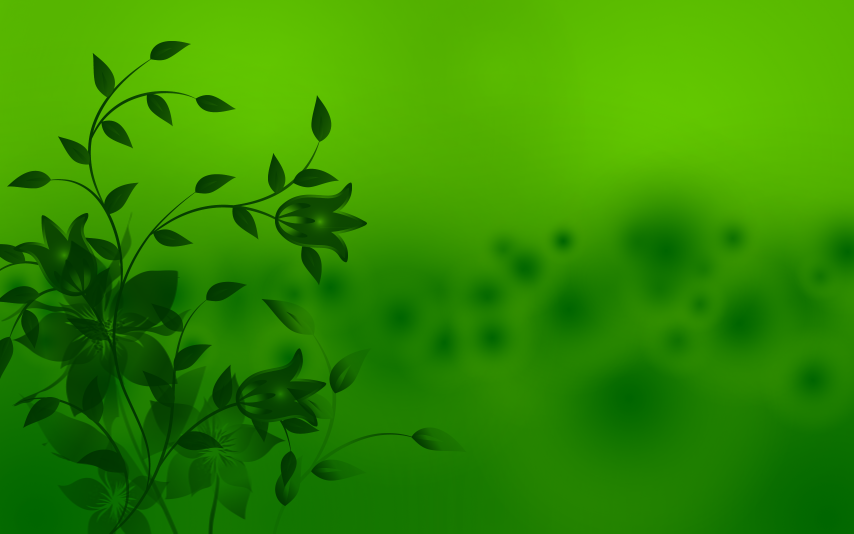
#> input picture Mini Project - JPEG Compression/Input/green.png, 2560 x 1600 px (shown at 1/3 size)
$ jupyter execute Compress_Image.ipynb
#> lines starting #> are read from the running program, lines starting #| are printed output that depends on the picture
[cell 1]
import numpy as np
import cv2
import matplotlib.pyplot as plt

[cell 2]
def chroma_subsample(ycbcr_image, subsample_factor=(2, 2)):
    Y, Cb, Cr = cv2.split(ycbcr_image)

    Cb_subsampled = Cb[::subsample_factor[1], ::subsample_factor[0]]
    Cr_subsampled = Cr[::subsample_factor[1], ::subsample_factor[0]]


    return Y, Cb_subsampled, Cr_subsampled

[cell 3]
def upsample_and_merge(Y, Cb_subsampled, Cr_subsampled):
    Y_height, Y_width = Y.shape
    Cb_subsampled_up = cv2.resize(Cb_subsampled, (Y_width, Y_height), interpolation=cv2.INTER_LINEAR)
    Cr_subsampled_up = cv2.resize(Cr_subsampled, (Y_width, Y_height), interpolation=cv2.INTER_LINEAR)

    subsampled_image = cv2.merge([Y, Cb_subsampled_up, Cr_subsampled_up])

    return subsampled_image

[cell 4]
def pad_image_to_8x8(image_channel):
    height, width = image_channel.shape

    pad_y = (8 - height % 8) % 8
    pad_x = (8 - width % 8) % 8

    padded_image = np.pad(image_channel, ((0, int(pad_y)), (0, int(pad_x))), mode='edge')

    return padded_image

[cell 5]
def apply_dct_on_blocks(image_channel):

    height, width = image_channel.shape
    num_blocks_y = height // 8
    num_blocks_x = width // 8

    dct_blocks = np.zeros((num_blocks_y, num_blocks_x, 8, 8), dtype=np.float32)

    for i in range(num_blocks_y):
        for j in range(num_blocks_x):
            block = image_channel[i*8:(i+1)*8, j*8:(j+1)*8]
            dct_blocks[i, j] = cv2.dct(np.float32(block))

    return dct_blocks

[cell 6]
def apply_idct_on_blocks(dct_blocks):
    num_blocks_y, num_blocks_x, _, _ = dct_blocks.shape

    reconstructed_image = np.zeros((num_blocks_y * 8, num_blocks_x * 8), dtype=np.float32)

    for i in range(num_blocks_y):
        for j in range(num_blocks_x):
            block = dct_blocks[i, j]
            reconstructed_image[i*8:(i+1)*8, j*8:(j+1)*8] = cv2.idct(block)

    return reconstructed_image

[cell 7]
def compute_quantization_matrix(Q):
    Tb = np.array([
    [16, 11, 10, 16, 24, 40, 51, 61],
    [12, 12, 14, 19, 26, 58, 60, 55],
    [14, 13, 16, 24, 40, 57, 69, 56],
    [14, 17, 22, 29, 51, 87, 80, 62],
    [18, 22, 37, 56, 68, 109, 103, 77],
    [24, 35, 55, 64, 81, 104, 113, 92],
    [49, 64, 78, 87, 103, 121, 120, 101],
    [72, 92, 95, 98, 112, 100, 103, 99]
    ])

    if Q < 50:
        S = 5000 / Q
    else:
        S = 200 - 2 * Q

    Ts = np.floor((S * Tb + 50) / 100).astype(int)

    Ts[Ts == 0] = 1

    return Ts

def quantize_dct_blocks(dct_blocks, Q=75):

    Ts = compute_quantization_matrix(Q)
    quantized_blocks = np.round(dct_blocks / Ts)

    return quantized_blocks

[cell 8]
def dequantize_dct_blocks(quantized_blocks, Q=75):

    Ts = compute_quantization_matrix(Q)
    dequantized_blocks = quantized_blocks * Ts

    return dequantized_blocks

[cell 9]
def compression_pipeline(imgpath):
#> called with imgpath = 'Input/green.png'
    image_bgr = cv2.imread(imgpath)
#> image_bgr is the input picture: shape (1600, 2560, 3); mean B, G, R 0, 141.5, 49.3
    image_rgb = cv2.cvtColor(image_bgr, cv2.COLOR_BGR2RGB)

    ycrcb = cv2.cvtColor(image_bgr, cv2.COLOR_BGR2YCrCb)
#> ycrcb: shape (1600, 2560, 3); mean of channels 0, 1, 2 97.8, 93.3, 72.8

    y, cr, cb = chroma_subsample(ycrcb)
#> in chroma_subsample, `Y, Cb, Cr = cv2.split(ycbcr_image)`:
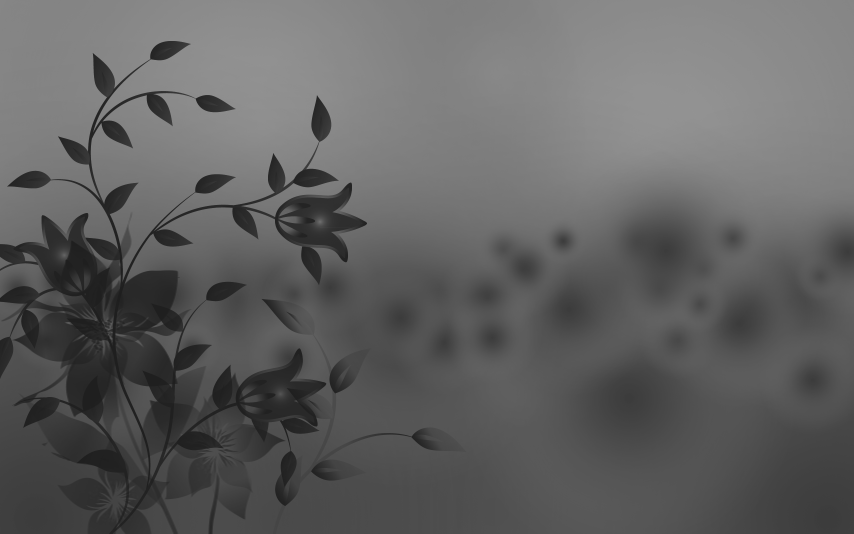
#> Y: shape (1600, 2560) (shown at 1/3 size); min 30, max 147, mean 97.8
#> in chroma_subsample, `Y, Cb, Cr = cv2.split(ycbcr_image)`:
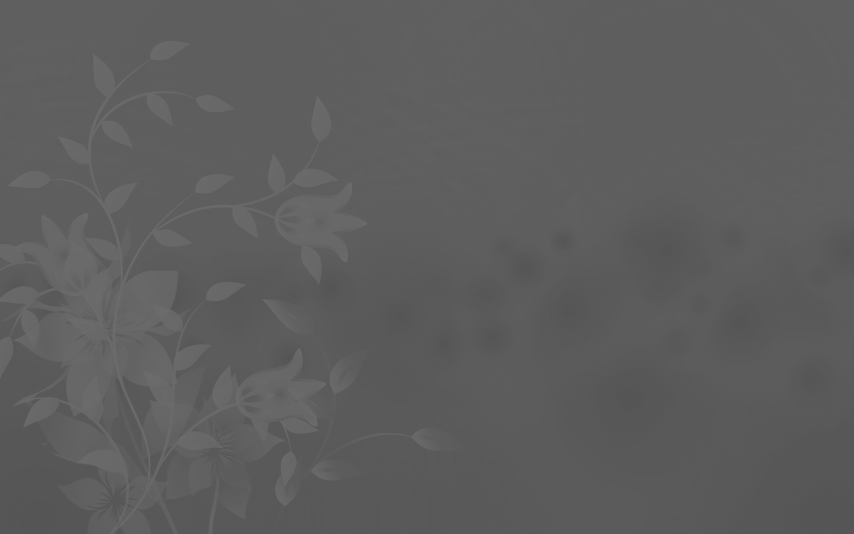
#> Cb: shape (1600, 2560) (shown at 1/3 size); min 85, max 107, mean 93.3
#> in chroma_subsample, `Y, Cb, Cr = cv2.split(ycbcr_image)`:
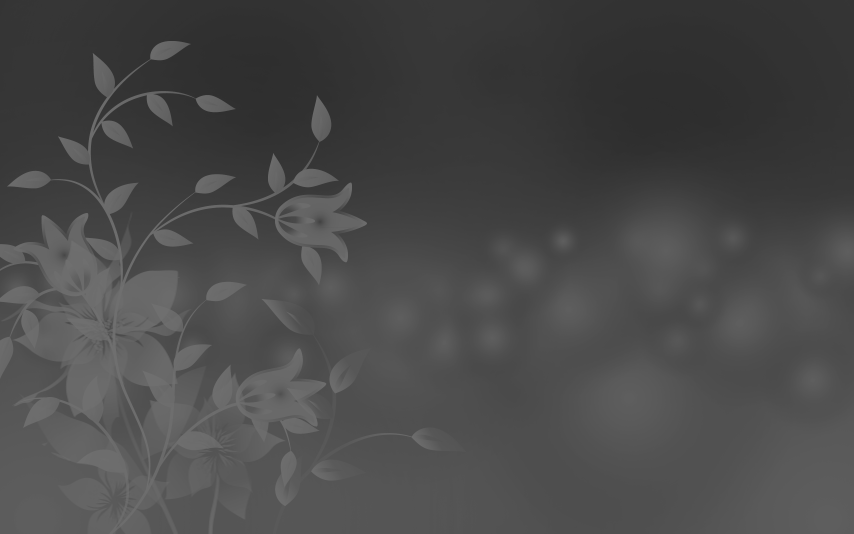
#> Cr: shape (1600, 2560) (shown at 1/3 size); min 45, max 111, mean 72.8

    y = pad_image_to_8x8(y)
    cr = pad_image_to_8x8(cr)
    cb = pad_image_to_8x8(cb)

    yd = apply_dct_on_blocks(y)
    crd = apply_dct_on_blocks(cr)
    cbd = apply_dct_on_blocks(cb)

    yq = quantize_dct_blocks(yd)
    crq = quantize_dct_blocks(crd)
    cbq = quantize_dct_blocks(cbd)

    yde = dequantize_dct_blocks(yq)
    crde = dequantize_dct_blocks(crq)
    cbde = dequantize_dct_blocks(cbq)

    yi = apply_idct_on_blocks(yde)
    cri = apply_idct_on_blocks(crde)
    cbi = apply_idct_on_blocks(cbde)

    nycrcb = upsample_and_merge(yi, cri, cbi)
#> in upsample_and_merge, `subsampled_image = cv2.merge([Y, Cb_subsampled_up, Cr_subsampled_up])`:
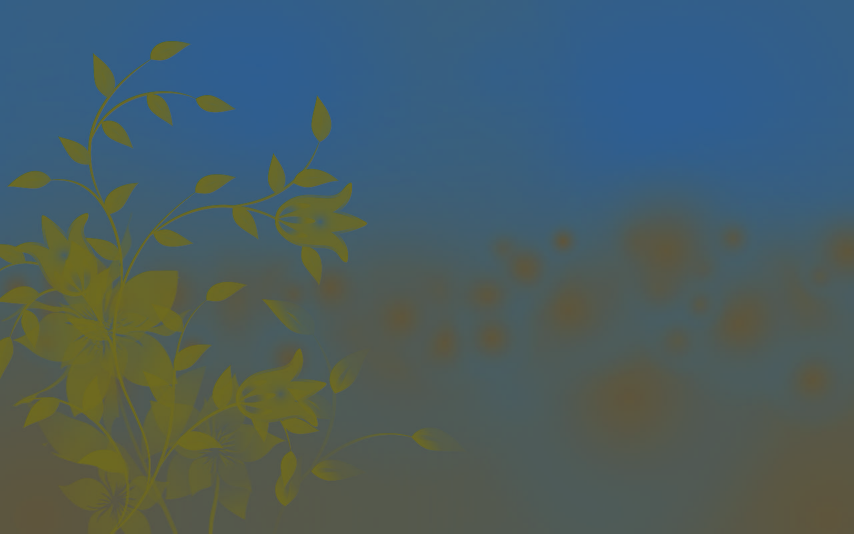
#> subsampled_image: shape (1600, 2560, 3) float32 (shown at 1/3 size); mean of channels 0, 1, 2 98.1, 96, 73.4; drawn as B, G, R
    nycrcb = np.clip(nycrcb, 0, 255).astype(np.uint8)

    final = cv2.cvtColor(nycrcb, cv2.COLOR_YCrCb2RGB)
    final = np.clip(final, 0, 255).astype(np.uint8)

    _, axes = plt.subplots(1, 2, figsize=(12, 6))

    axes[0].imshow(image_rgb)
    axes[0].axis('on')
    axes[0].set_title('Original Image')
    axes[0].set_xticks([])
    axes[0].set_yticks([])

    axes[1].imshow(final)
    axes[1].axis('on')
    axes[1].set_title('Compressed Image')
    axes[1].set_xticks([])
    axes[1].set_yticks([])

    plt.tight_layout()

    plt.show()

    return final

$ run again, with Mini Project - JPEG Compression/Input/im1.png copied over Mini Project - JPEG Compression/Input/green.png
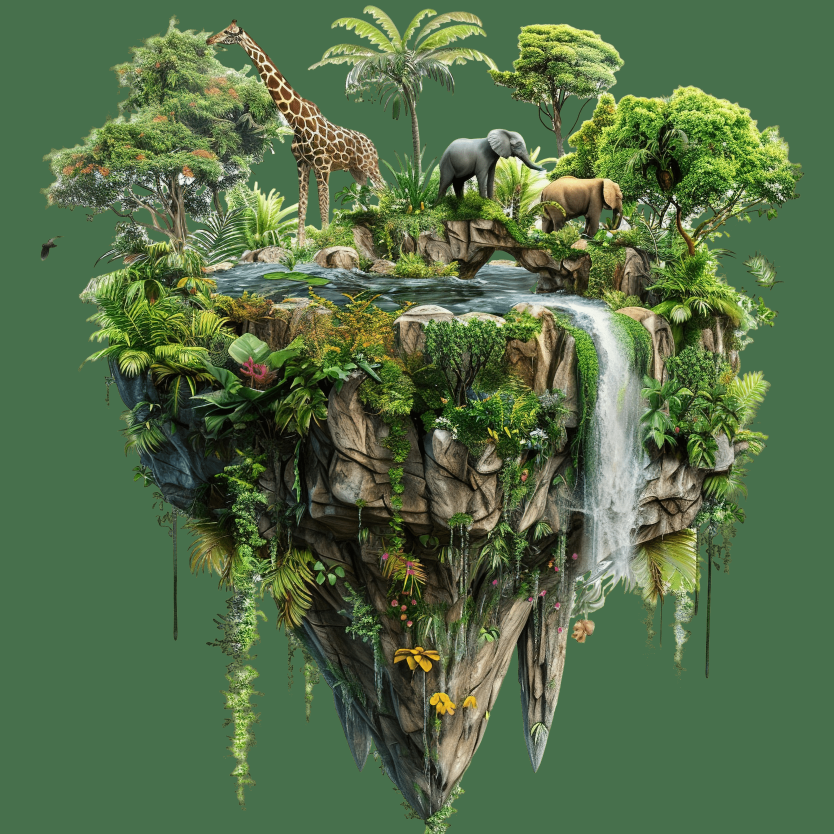
#> input picture Mini Project - JPEG Compression/Input/im1.png, 2500 x 2500 px (shown at 1/3 size)
#> in compression_pipeline, image_bgr is the input picture: shape (2500, 2500, 3); mean B, G, R 72.5, 110.3, 85.2
#> ycrcb: shape (2500, 2500, 3); mean of channels 0, 1, 2 98.6, 118.3, 113.4
#> padded_image: shape (1256, 1256)
#> after the loop in apply_idct_on_blocks, `for i in range(num_blocks_y):`:
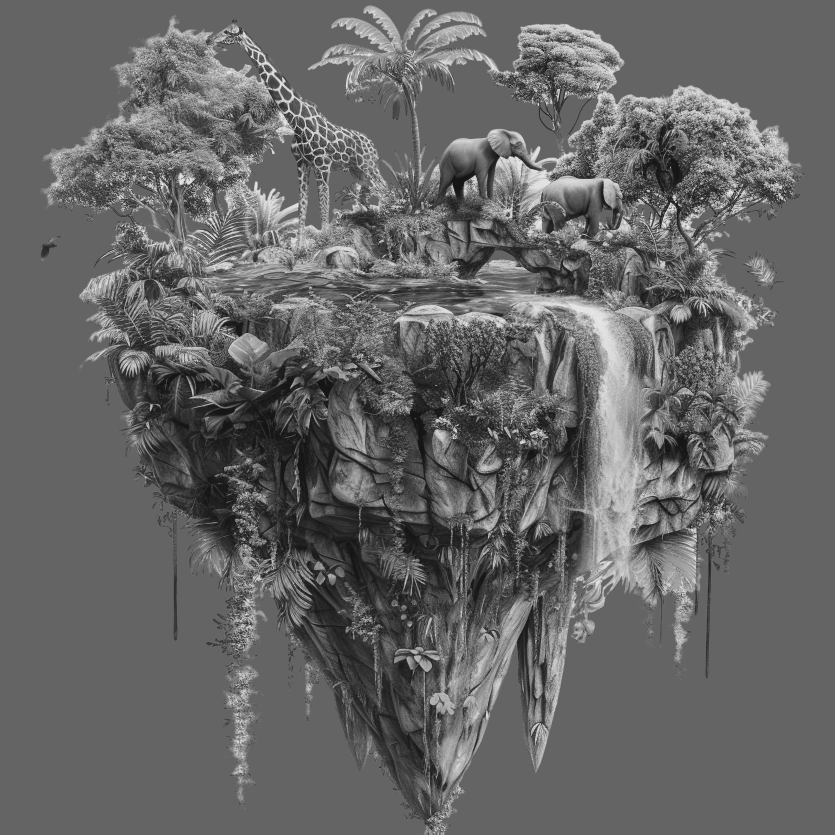
#> reconstructed_image: shape (2504, 2504) float32 (shown at 1/3 size); min -20.16, max 274.4, mean 98.6; drawn with min black and max white
#> in compression_pipeline, `final = cv2.cvtColor(nycrcb, cv2.COLOR_YCrCb2RGB)`:
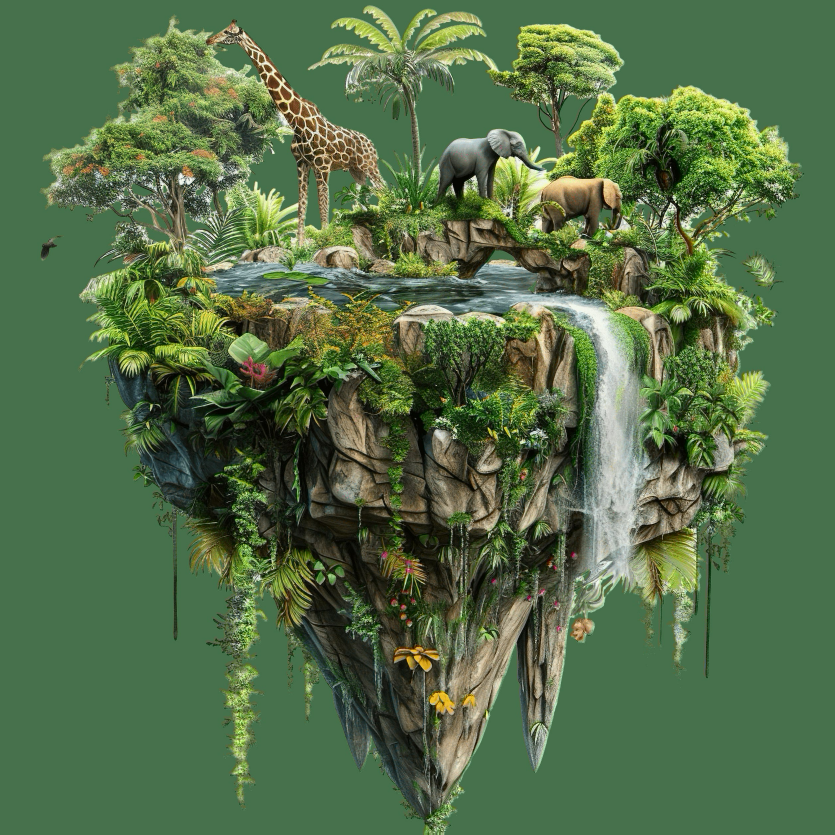
#> final: shape (2504, 2504, 3) (shown at 1/3 size); mean R, G, B 84.4, 110.8, 72.2
